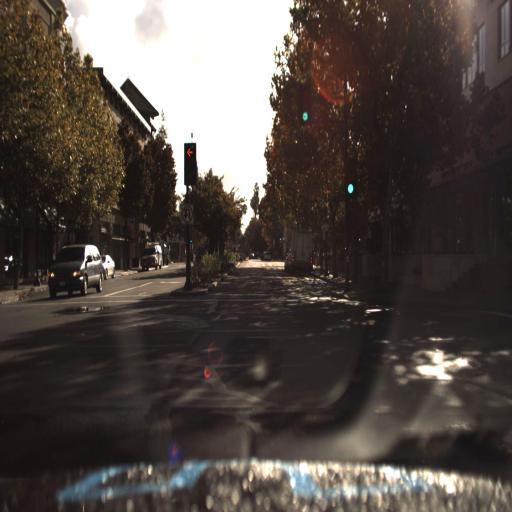
#> input picture Computer Vision/Vjezba_1/OpenCV_primjeri/kamera1.jpg, 512 x 512 px
$ python primjer_3_promjena_vrijednosti_piksela_BGR.py
#> lines starting #> are read from the running program, lines starting #| are printed output that depends on the picture; after the words box and inside, x2 and y2 are one past the last pixel; in counts of white or black regions, pixels touching at a corner belong together
import cv2

slika = cv2.imread("kamera1.jpg", cv2.IMREAD_COLOR)
#> slika is the input picture: shape (512, 512, 3); mean B, G, R 68.5, 73.6, 81.6
slika[70, 210] = [0, 0, 0]
#> slika: shape (512, 512, 3); under 0.01% of pixels changed, all inside (x1, y1, x2, y2) = (210, 70, 211, 71)
cv2.imshow("Slika s kamere", slika)
cv2.waitKey()
cv2.destroyAllWindows()

slika[:, :, 0] = 0
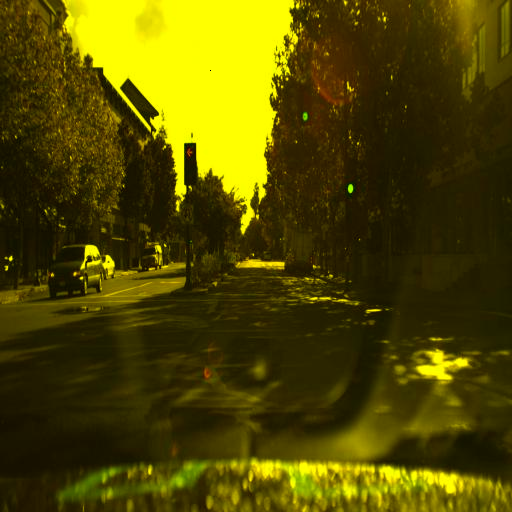
#> slika: shape (512, 512, 3); mean B, G, R 0, 73.6, 81.6
slika[:, :, 1] = 0
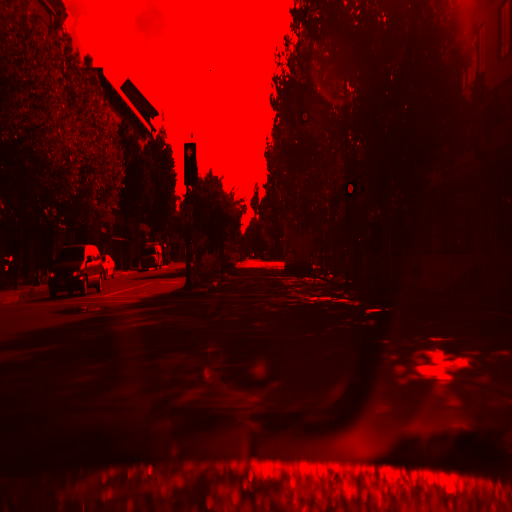
#> slika: shape (512, 512, 3); mean B, G, R 0, 0, 81.6
cv2.imshow("Slika s kamere samo s crvenom bojom", slika)
cv2.waitKey()
cv2.destroyAllWindows()

$ run again, with Computer Vision/Vjezba_1/OpenCV_primjeri/kamera2.jpg copied over Computer Vision/Vjezba_1/OpenCV_primjeri/kamera1.jpg
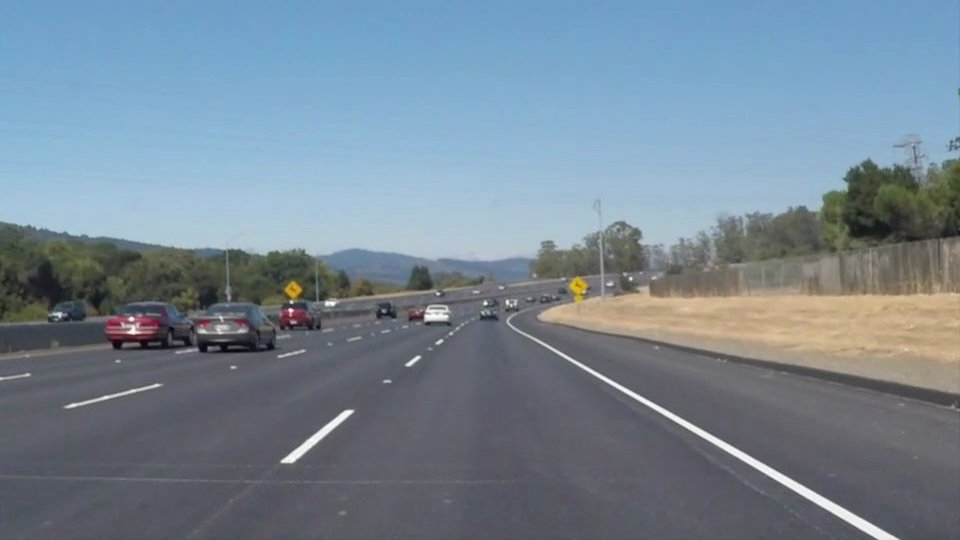
#> input picture Computer Vision/Vjezba_1/OpenCV_primjeri/kamera2.jpg, 960 x 540 px
#> slika is the input picture: shape (540, 960, 3); mean B, G, R 148.1, 134.5, 118.5
#> `slika[:, :, 0] = 0`:
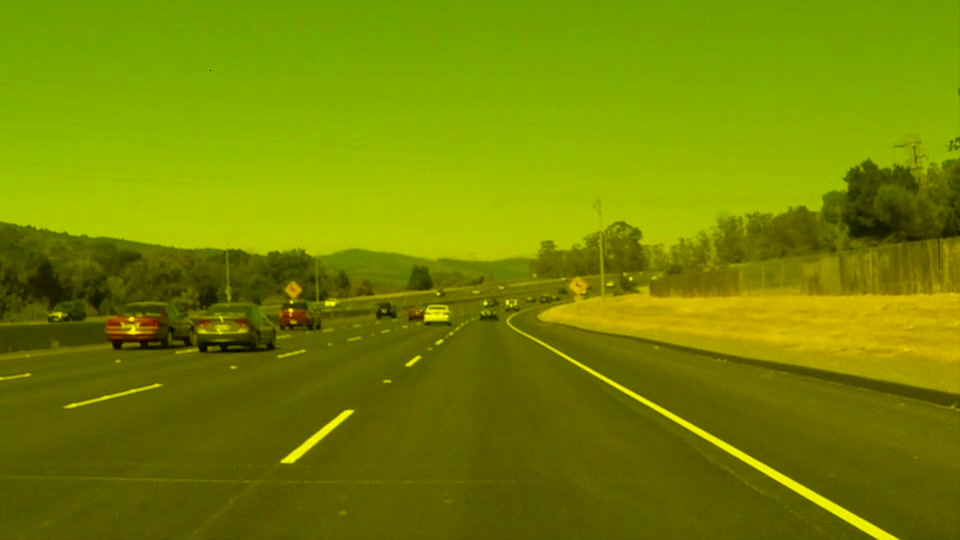
#> slika: shape (540, 960, 3); mean B, G, R 0, 134.5, 118.5
#> `slika[:, :, 1] = 0`:
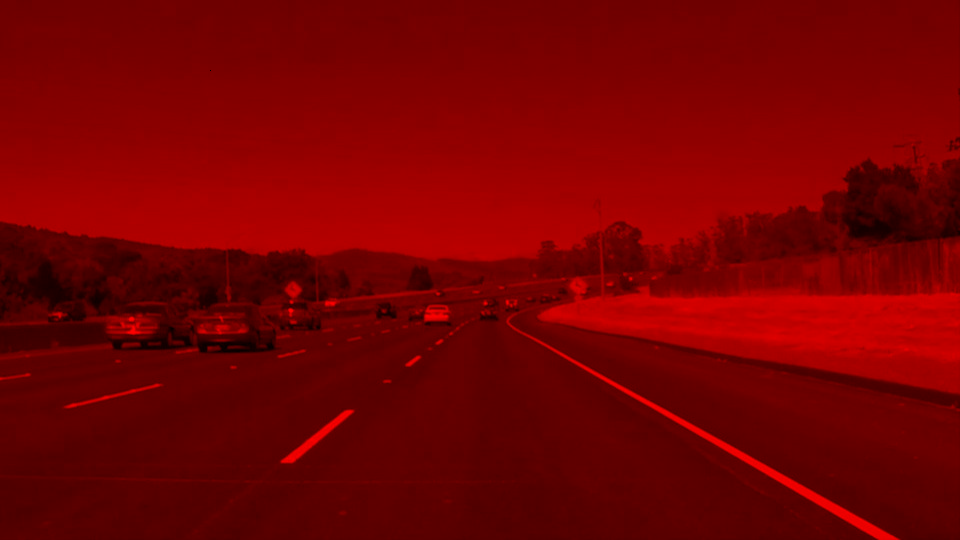
#> slika: shape (540, 960, 3); mean B, G, R 0, 0, 118.5
